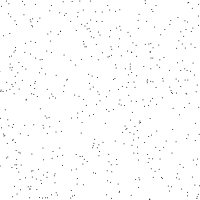
Frame 1 (no input)
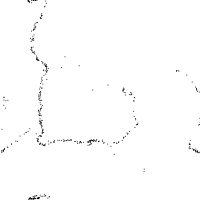
Frame 60 (no input)
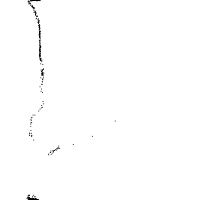
Frame 120 (the mouse pressed at the canvas centre since frame 60)

The p5.js sketch that drew these frames (run headless with seeded random() and noise() and a simulated clock; from frame 60 on, the mouse is pressed at the canvas centre):

// p5.js sketch
// ── sketch.js
function preload(){
  // preload assets
}

var inc = 0.1;
var scl = 10;
var cols , rows;
var canvasWidth = 200;
var canvasHeight = 200;
var flowfield ;

var zoff = 0;


var particles = [ ];

function Particle () {
  this.pos = createVector ( random( canvasWidth ) , random( canvasHeight) );
  this.vel = createVector ( 0 , 0 );
  this.acc = createVector ( 0 , 0 );
  this.maxspeed = 2;

  this.update = function () {
    this.vel.add ( this.acc );
    this.vel.limit( this.maxspeed )
    this.pos.add ( this.vel );
    this.acc.mult ( 0 );
  }

  this.follow = function ( vectors ) {
    var x = floor ( this.pos.x / scl );
    var y = floor ( this.pos.y / scl );
    var index = x + y * cols;
    var force = vectors [ index ];
    this.applyForce ( force );
  }

  this.applyForce = function ( force ) {
    this.acc.add ( force );
  }

  this.show = function () {
    stroke ( 0 );
    strokeWeight( 1 );
    point ( this.pos.x , this.pos.y );
  }

  this.edges = function ( ){
    if ( this.pos.x > canvasWidth ) this.pos.x = 0
    if ( this.pos.x < 0 ) this.pos.x = canvasWidth
    if ( this.pos.y > canvasHeight ) this.pos.y = 0
    if ( this.pos.y < 0 ) this.pos.y = canvasHeight
  }

}


function setup() {

  var cnv = createCanvas ( canvasWidth , canvasHeight );
  var cnvx = ( windowWidth - canvasWidth ) / 2
  var cnvy = ( windowHeight - canvasHeight ) / 2;
  cnv.position ( cnvx , cnvy );
  

  cols = floor ( width / scl );
  rows = floor ( height / scl );

  particles [ 0 ] = new Particle ( );

  for ( var i = 0 ; i < 500 ; i ++ ) {
    particles [ i ] = new Particle ( );
  }

  flowfield = new Array ( cols * rows );

  
 
}

function draw() {
  background(255)
  
  var yoff = 0;
  for ( var y = 0 ; y < rows ; y ++ ) {
    var xoff = 0;
    for ( var x = 0 ; x < cols ; x ++) {
      var index = x + y * cols ;
      var angle = noise ( xoff , yoff , zoff ) * TWO_PI * 4;
      var v = p5.Vector.fromAngle ( angle );
      v.setMag ( 1 );
      flowfield [ index ] = v;
      xoff += inc;
      stroke ( 220, 220, 220 );
      //strokeWeight ( 1 );
      //push ( );
      //translate ( x * scl , y * scl );
      //rotate ( v.heading ( ) );
      //line ( 0 , 0 , scl , 0 );
      //pop ( );
    
    }
    yoff += inc;

    zoff += 0.0003;
  }

  for ( var i = 0 ; i < particles.length ; i ++ ) {
    particles[ i ].follow ( flowfield );
    particles[ i ].update ( );
    particles[ i ].show ( );
    particles[ i ].edges ( );
  }

  
}
